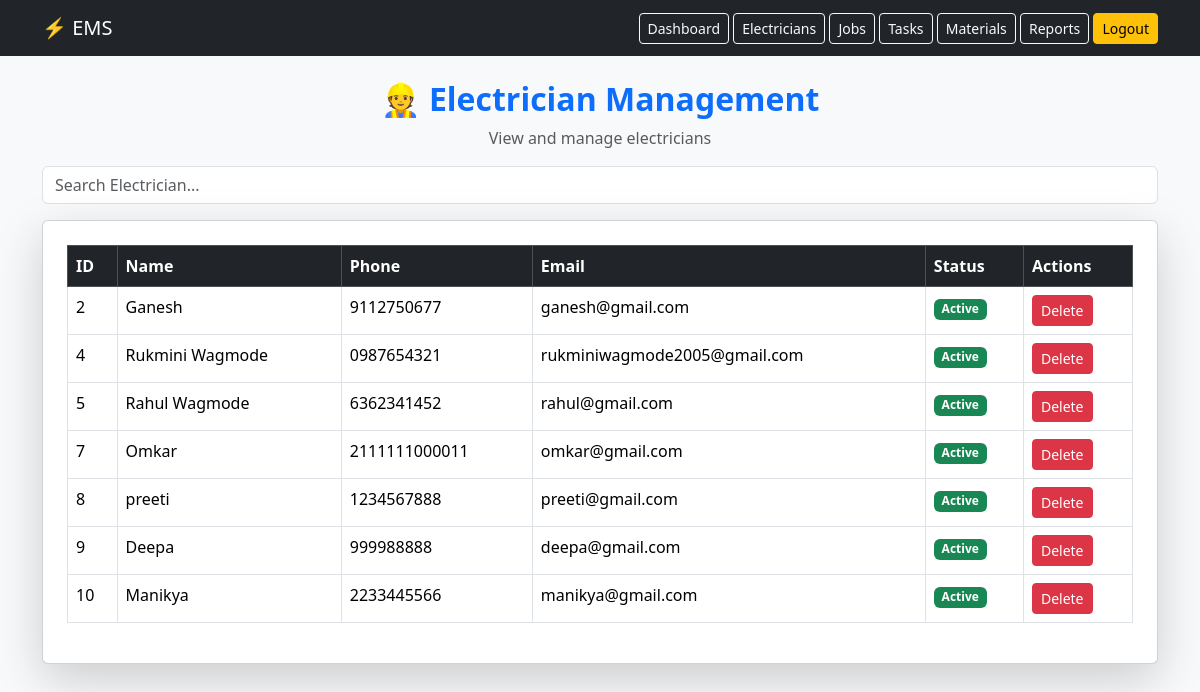
/electricians.html, run on the app's committed database.
### tables this page shows
CREATE TABLE users (
        id INTEGER PRIMARY KEY AUTOINCREMENT,
        name TEXT,
        phone TEXT,
        email TEXT,
        role TEXT,
        password TEXT
    );

### app.py (the view)
@app.route('/electricians.html')
def electricians_page():
    conn = sqlite3.connect('database.db')
    cursor = conn.cursor()
    cursor.execute("""
        SELECT id, name, phone, email
        FROM users
        WHERE LOWER(role) = 'electrician'
    """)
    electricians = cursor.fetchall()
    conn.close()
    return render_template("electricians.html", electricians=electricians)

### templates/electricians.html (shortened to what this page needs)
<!DOCTYPE html>
<html lang="en">
<head>
<link href="https://cdn.jsdelivr.net/npm/bootstrap@5.3.2/dist/css/bootstrap.min.css" rel="stylesheet">
</head>
<body class="bg-light">
<nav class="navbar navbar-expand-lg navbar-dark bg-dark">
<div class="container">
    <a class="navbar-brand">⚡ EMS</a>
    <div>
        <a href="/dashboard.html" class="btn btn-outline-light btn-sm">Dashboard</a>
        <a href="/electricians.html" class="btn btn-outline-light btn-sm">Electricians</a>
        <a href="/jobs" class="btn btn-outline-light btn-sm">Jobs</a>
        <a href="/tasks" class="btn btn-outline-light btn-sm">Tasks</a>
        <a href="/materials" class="btn btn-outline-light btn-sm">Materials</a>
        <a href="/reports" class="btn btn-outline-light btn-sm">Reports</a>
        <a href="/" class="btn btn-warning btn-sm">Logout</a>
    </div>
</div>
</nav>
<div class="container mt-4">
    <h2 class="text-center text-primary fw-bold">👷 Electrician Management</h2>
    <p class="text-center text-muted">View and manage electricians</p>
    <div class="mb-3">
        <input type="text" id="searchInput" class="form-control" placeholder="Search Electrician...">
    </div>
    <div class="card shadow-lg p-4">
        <div class="table-responsive">
            <table class="table table-hover table-bordered" id="electricianTable">
                <thead class="table-dark">
                    <tr>
                        <th>ID</th>
                        <th>Name</th>
                        <th>Phone</th>
                        <th>Email</th>
                        <th>Status</th>
                        <th>Actions</th>
                    </tr>
                </thead>
                <tbody>
                {% for e in electricians %}
                <tr>
                    <td>{{ e[0] }}</td>
                    <td>{{ e[1] }}</td>
                    <td>{{ e[2] }}</td>
                    <td>{{ e[3] }}</td>
                    <td><span class="badge bg-success">Active</span></td>
                    <td>
                        <a href="/delete/{{ e[0] }}" class="btn btn-danger btn-sm">Delete</a>
                    </td>
                </tr>
                {% endfor %}
                </tbody>
            </table>
        </div>
    </div>
</div>
</body>
</html>

### templates/electricians.html (style rules this page uses)
body { font-family: 'Segoe UI', sans-serif; }

### data on the page
users: id "2", name "Ganesh", phone "9112750677", email "ganesh@gmail.com"
users: id "4", name "Rukmini Wagmode", phone "0987654321", email "rukminiwagmode2005@gmail.com"
users: id "5", name "Rahul Wagmode", phone "6362341452", email "rahul@gmail.com"
users: id "7", name "Omkar", phone "2111111000011", email "omkar@gmail.com"
users: id "8", name "preeti", phone "1234567888", email "preeti@gmail.com"
users: id "9", name "Deepa", phone "999988888", email "deepa@gmail.com"
users: id "10", name "Manikya", phone "2233445566", email "manikya@gmail.com"
